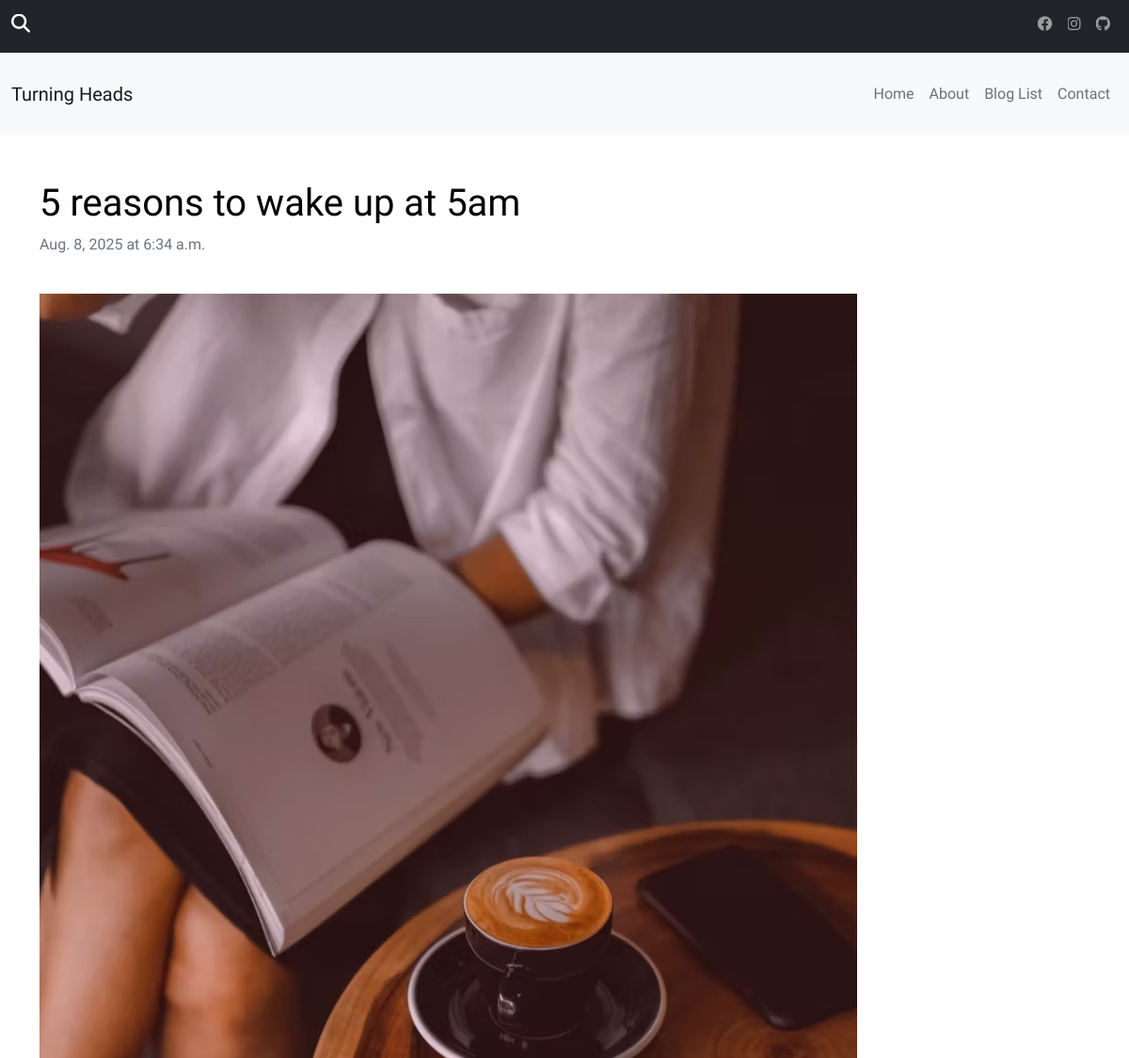
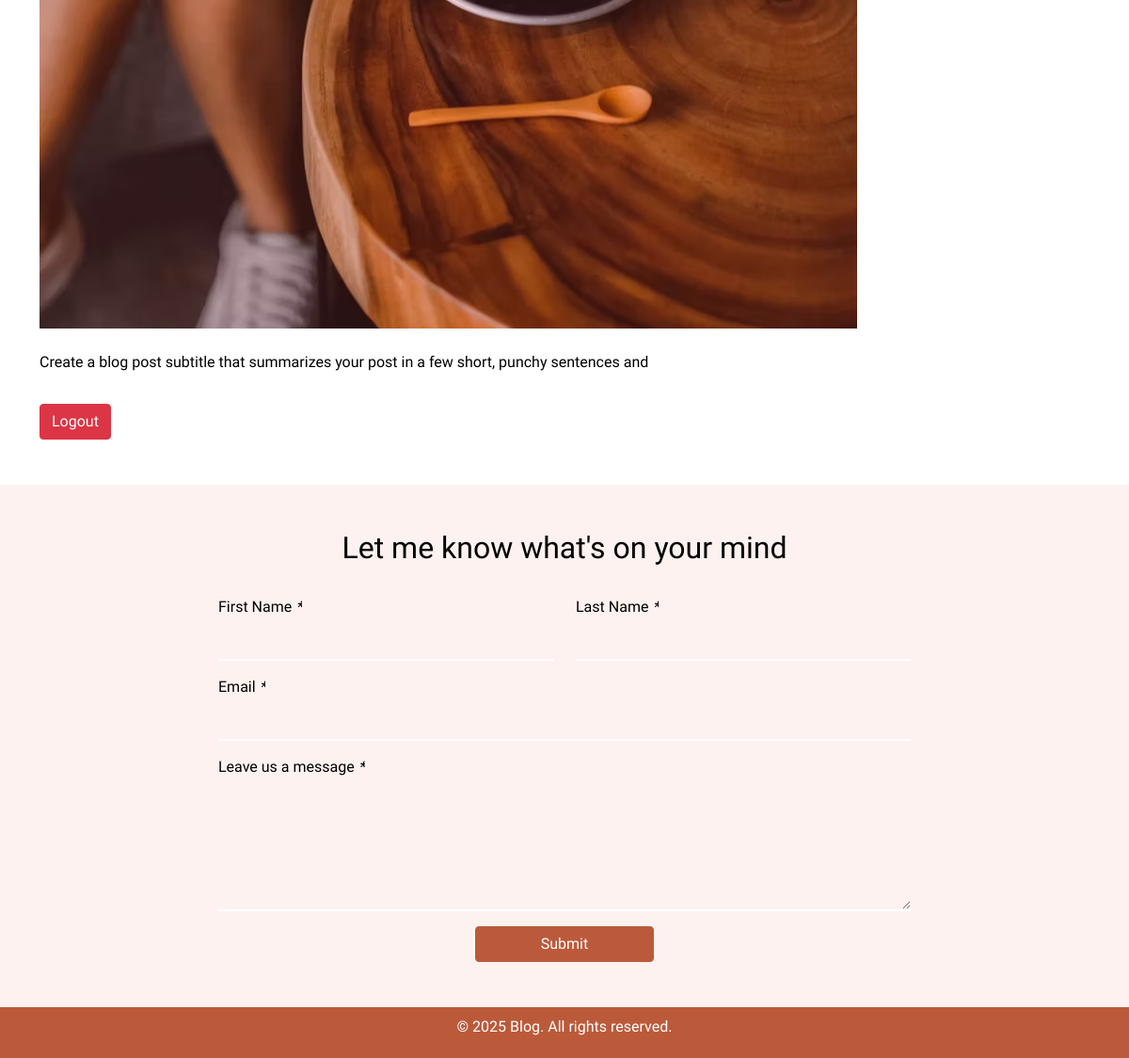
The app's page /post/2/ with its own data (2 pictures, top to bottom).
### BlogList/models.py (models this page shows, shortened)
class BlogPost(models.Model):
    title = models.CharField(max_length=200)
    content = models.TextField()
    image = models.ImageField(upload_to='blog_images/', blank=True, null=True)
    author = models.ForeignKey(User, on_delete=models.CASCADE)
    created_date = models.DateField(default=timezone.now)
    created_time = models.TimeField(default=timezone.now)
    updated_at = models.DateTimeField(auto_now=True)
    class Meta:
        ordering = ['-created_date', '-created_time']  # Newest posts first

### BlogList/views.py (the view)
# urls.py: path('post/<int:post_id>/', views.blog_detail, name='blog_detail'),
def blog_detail(request, post_id):
    post = get_object_or_404(BlogPost, id=post_id)
    return render(request, 'details.html', {'post': post})

### BlogList/templates/details.html (shortened to what this page needs)
{% extends 'master.html' %}
{% load static %}
{% block content %}
<div class="container my-5">
    <h1>{{ post.title }}</h1>
    <p class="text-muted">{{ post.created_date }} at {{ post.created_time }}</p>
    <img src="{{ post.image.url }}" alt="{{ post.title }}" class="img-fluid my-4">
    <p>{{ post.content }}</p>
    <a href="{% url 'logout' %}" class="btn btn-danger mt-3">Logout</a>
</div>
{% endblock %}

### BlogList/static/css/style.css (style rules this page uses)
* { margin: 0; padding: 0; box-sizing: border-box; overflow-x: hidden; }
body { font-family: "Gabriela", serif; color: rgb(0,0,0); }
h1,h2,h3,h4,h5,h6 { overflow: hidden; }

### records on screen
BlogPost: title "5 reasons to wake up at 5am", created_date "Aug. 8, 2025", created_time "6:34 a.m.", image (picture), content "Create a blog post subtitle that summarizes your post in a few short, punchy sentences and"
